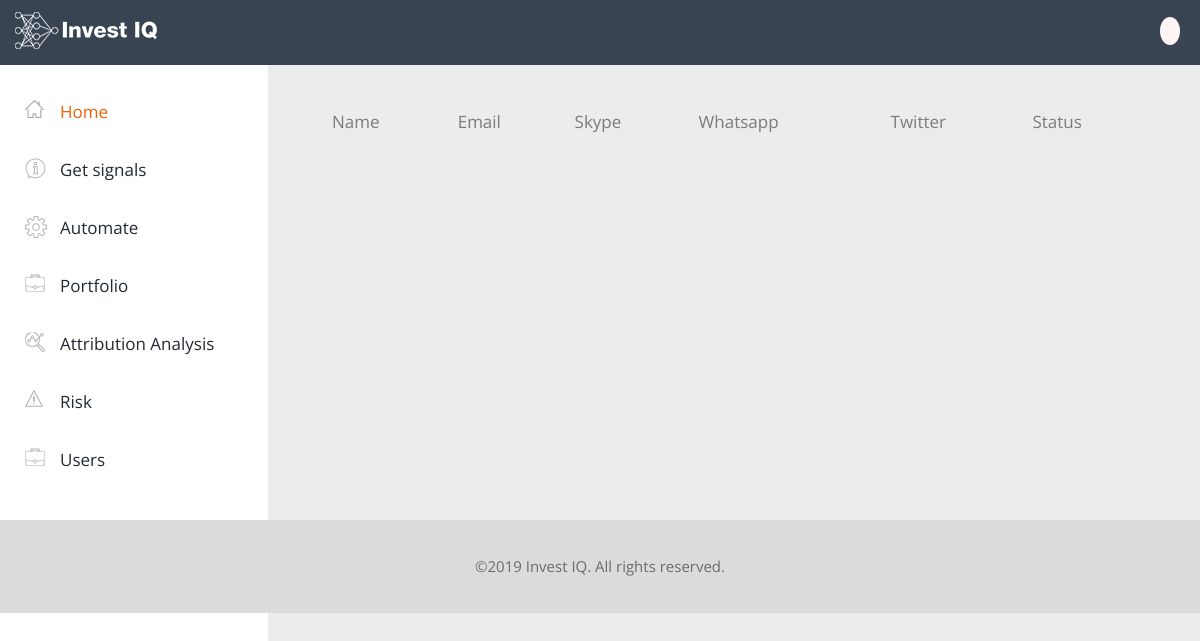
The app's page /web-admin/users, older data.
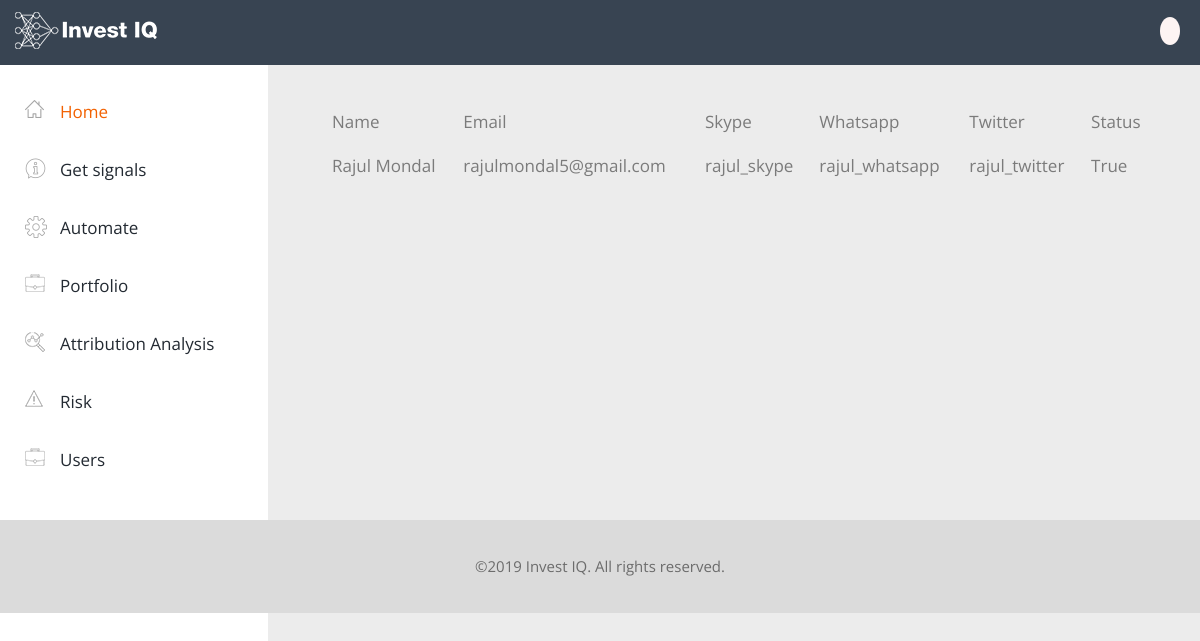
The same page, newer data.
### account/models.py (models this page shows, shortened)
class AuthUser(AbstractBaseUser):
    email = models.EmailField(max_length=255, unique=True)
    first_name = models.CharField(max_length=255, blank=True, null=True)
    last_name = models.CharField(max_length=255, blank=True, null=True)
    active = models.BooleanField(default=True)
    staff = models.BooleanField(default=False)
    admin = models.BooleanField(default=False)
    USERNAME_FIELD = 'email'
    REQUIRED_FIELDS = []
    objects = AuthUserManager()
    @property
    def is_active(self):
        return self.active

class Profile(models.Model):
    user = models.OneToOneField(AuthUser, on_delete=models.CASCADE)
    skype = models.CharField(max_length=30, blank=True)
    whatsapp = models.CharField(max_length=30, blank=True)
    twitter = models.CharField(max_length=30, blank=True)
    birth_date = models.DateField(null=True, blank=True)
    max_spread = models.FloatField(default=0)
    size = models.FloatField(default=0)
    profit_limit = models.FloatField(default=0)
    stop_limit = models.FloatField(default=0)
    product = models.CharField(max_length=1, choices=[('1', 'Invest IQ Premium Signals'), ('2', 'Invest IQ Automated Trading'), ('3', 'Invest IQ Managed Service')])
    perdiction_accuracy = models.FloatField(default=0)
    price_charge_hight = models.FloatField(default=0)
    price_charge_low = models.FloatField(default=0)
    use_client_sentiment = models.CharField(max_length=3, choices=[('yes', 'Yes'), ('no', 'No')])
    client_sentiment_contrarian = models.CharField(max_length=3, choices=[('yes', 'Yes'), ('no', 'No')])
    client_sentiment_value = models.CharField(max_length=255, null=True, blank=True)
    watermark = models.CharField(max_length=255, null=True, blank=True)

### dashboard/views.py (the view)
# urls.py: path('users', views.user_list, name="user_list"),
def user_list(request):
    users = AuthUser.objects.filter(admin=False)
    return render(request, 'dashboard/user_list.html', {'users': users})

### templates/dashboard/user_list.html
{% extends 'dashboard/layouts/base.html' %}
{% block content %}
<div class="righttopbox row">
    <div class="col-sm-12">
        <table class="table table-responsive">
            <tr>
                <td>Name</td>
                <td>Email</td>
                <td>Skype</td>
                <td>Whatsapp</td>
                <td>Twitter</td>
                <td>Status</td>
            </tr>
            {% if users %}
            {% for user in users %}
            <tr>
                <td>{{ user.first_name }} {{ user.last_name }}</td>
                <td>{{ user.email }}</td>
                <td>{{ user.profile.skype }}</td>
                <td>{{ user.profile.whatsapp }}</td>
                <td>{{ user.profile.twitter }}</td>
                <td>{{ user.is_active }}</td>
            </tr>
            {% endfor %}
            {% endif %}
        </table>
    </div>
</div>
{% endblock content %}

Row changes from the older to the newer data that the page shows:
added AuthUser: first_name "Rajul", last_name "Mondal", email "rajulmondal5@gmail.com", profile.skype "rajul_skype", profile.whatsapp "rajul_whatsapp", profile.twitter "rajul_twitter", is_active "True"
